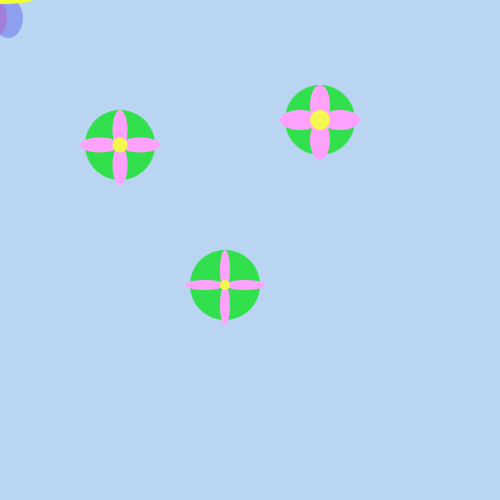
Frame 1 (no input)
Frame 60 (the mouse pressed at the canvas centre just before this capture): identical to frame 1, image omitted
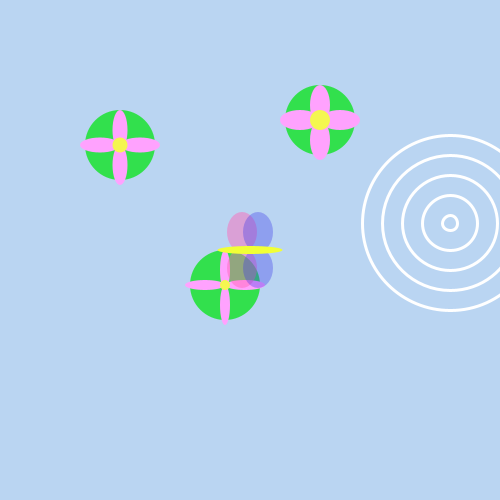
Frame 120 (the mouse held since frame 60 and released just before this capture)

The Processing sketch that drew these frames (run headless with seeded random() and noise(); from frame 60 on, the mouse is pressed at the canvas centre):

// Processing sketch: processing_11800
// ── processing_11800.pde

// Assignment #1
// Name: Emily Dayton
// E-mail: edayton@brynmawr.edu
// Date: 9/7/10 

void setup() {
  size (500, 500);
  smooth (); 
  frameRate (28);
}

void draw () {
  //Draw a blue background for water.
  background (186, 213, 242);
  
 
 //Ripple: a ripple will occur each time the mouse is clicked.
  if(mousePressed) {
    noFill();
    stroke(255);
    strokeWeight (3);
    ellipse (mouseX+200, mouseY-27, 175, 175);
    ellipse (mouseX+200, mouseY-27, 135, 135);
    ellipse (mouseX+200, mouseY-27, 95, 95); 
    ellipse (mouseX+200, mouseY-27, 55, 55);
    ellipse (mouseX+200, mouseY-27, 15, 15);
     } 
  
 noStroke ();  
//LilyPad1
  fill (50, 224, 77);
  ellipse (225, 285, 70, 70);
  fill (255, 162, 254);
  ellipse (245, 285, 40, 10);
  ellipse (225, 305, 10, 40);
  ellipse (225, 270, 10, 40);
  ellipse (205, 285, 40, 10);
  fill (244, 247, 80);
  ellipse(225, 285, 10, 10);
 
//LilyPad2
  fill (50, 224, 77);
  ellipse (320, 120, 70, 70);
  fill (255, 162, 254);
  ellipse (340, 120, 40, 20);
  ellipse (320, 140, 20, 40);
  ellipse (320, 105, 20, 40);
  ellipse (300, 120, 40, 20);
  fill (244, 247, 80);
  ellipse(320, 120, 20, 20);
  
//LilyPad3
  fill (50, 224, 77);
  ellipse (120, 145, 70, 70);
  fill (255, 162, 254);
  ellipse (140, 145, 40, 15);
  ellipse (120, 165, 15, 40);
  ellipse (120, 130, 15, 40);
  ellipse (100, 145, 40, 15);
  fill (244, 247, 80);
  ellipse (120, 145, 15, 15);
  
  
//Butterfly
//A butterfly will follow the mouse.
 
  fill (255, 100, 183, 120);
  ellipse (mouseX-8, mouseY+18, 30, 40);
  ellipse (mouseX-8, mouseY-18, 30, 40);
  fill (63, 59, 232, 90);
  ellipse (mouseX+8, mouseY+18, 30, 40);
  ellipse (mouseX+8, mouseY-18, 30, 40);
   fill (241, 255, 54);
  ellipse (mouseX, mouseY, 65, 8);


  
}
